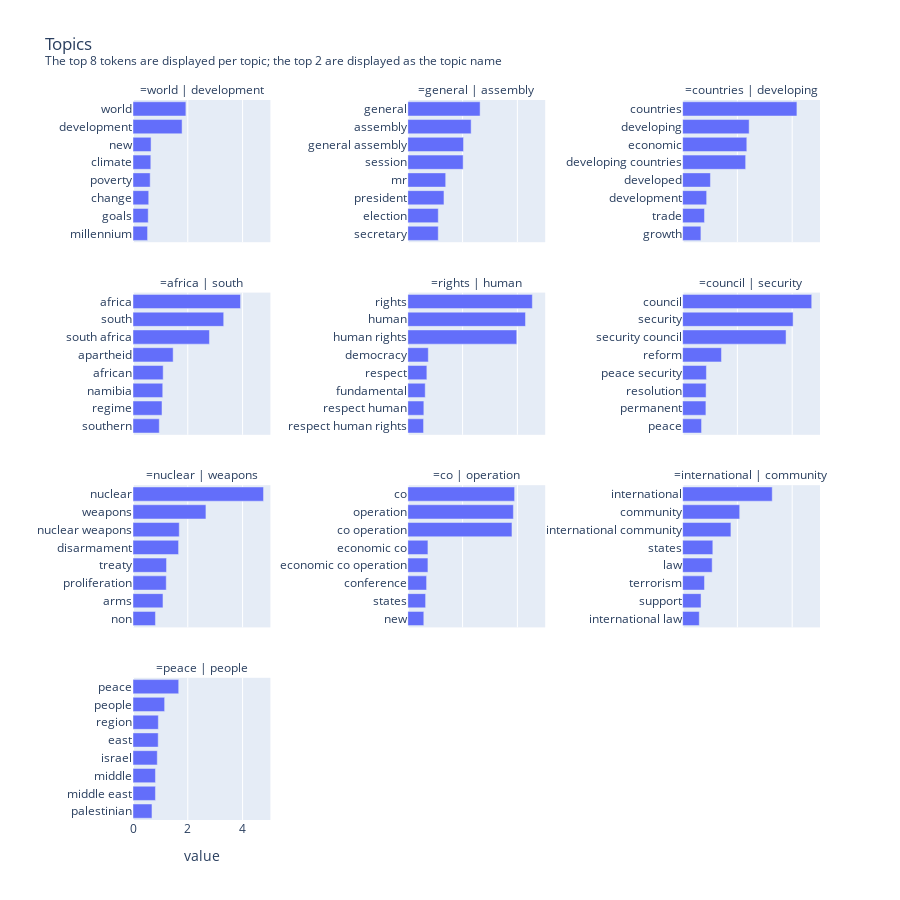

Here is the notebook cell this chart was saved with:
### Code cell
plot_topics(
    model=nmf_model,
    features=feature_names,
    top_n_tokens=8,
    num_tokens_in_label=2
)

### Figure 1 — Plotly figure (JSON) as saved in the notebook; plotly's stock layout.template omitted (floating-point values rounded to 4 significant figures)
{"data": [{"alignmentgroup": "True", "hovertemplate": "=%{y}<br>value=%{x}<extra></extra>", "legendgroup": "", "marker": {"color": "#636efa", "pattern": {"shape": ""}}, "name": "", "offsetgroup": "", "orientation": "h", "showlegend": false, "textposition": "auto", "type": "bar", "x": [1.93, 1.792, 0.6592, 0.6499, 0.6273, 0.5741, 0.5558, 0.532], "xaxis": "x10", "y": ["world", "development", "new", "climate", "poverty", "change", "goals", "millennium"], "yaxis": "y10"}, {"alignmentgroup": "True", "hovertemplate": "=%{y}<br>value=%{x}<extra></extra>", "legendgroup": "", "marker": {"color": "#636efa", "pattern": {"shape": ""}}, "name": "", "offsetgroup": "", "orientation": "h", "showlegend": false, "textposition": "auto", "type": "bar", "x": [2.639, 2.312, 2.035, 2.02, 1.383, 1.32, 1.112, 1.111], "xaxis": "x11", "y": ["general", "assembly", "general assembly", "session", "mr", "president", "election", "secretary"], "yaxis": "y11"}, {"alignmentgroup": "True", "hovertemplate": "=%{y}<br>value=%{x}<extra></extra>", "legendgroup": "", "marker": {"color": "#636efa", "pattern": {"shape": ""}}, "name": "", "offsetgroup": "", "orientation": "h", "showlegend": false, "textposition": "auto", "type": "bar", "x": [4.173, 2.429, 2.344, 2.301, 1.016, 0.8781, 0.7984, 0.668], "xaxis": "x12", "y": ["countries", "developing", "economic", "developing countries", "developed", "development", "trade", "growth"], "yaxis": "y12"}, {"alignmentgroup": "True", "hovertemplate": "=%{y}<br>value=%{x}<extra></extra>", "legendgroup": "", "marker": {"color": "#636efa", "pattern": {"shape": ""}}, "name": "", "offsetgroup": "", "orientation": "h", "showlegend": false, "textposition": "auto", "type": "bar", "x": [3.925, 3.311, 2.79, 1.466, 1.102, 1.086, 1.059, 0.959], "xaxis": "x7", "y": ["africa", "south", "south africa", "apartheid", "african", "namibia", "regime", "southern"], "yaxis": "y7"}, {"alignmentgroup": "True", "hovertemplate": "=%{y}<br>value=%{x}<extra></extra>", "legendgroup": "", "marker": {"color": "#636efa", "pattern": {"shape": ""}}, "name": "", "offsetgroup": "", "orientation": "h", "showlegend": false, "textposition": "auto", "type": "bar", "x": [4.546, 4.296, 3.977, 0.7491, 0.6962, 0.6357, 0.5859, 0.5754], "xaxis": "x8", "y": ["rights", "human", "human rights", "democracy", "respect", "fundamental", "respect human", "respect human rights"], "yaxis": "y8"}, {"alignmentgroup": "True", "hovertemplate": "=%{y}<br>value=%{x}<extra></extra>", "legendgroup": "", "marker": {"color": "#636efa", "pattern": {"shape": ""}}, "name": "", "offsetgroup": "", "orientation": "h", "showlegend": false, "textposition": "auto", "type": "bar", "x": [4.713, 4.034, 3.776, 1.418, 0.8692, 0.8574, 0.8509, 0.6917], "xaxis": "x9", "y": ["council", "security", "security council", "reform", "peace security", "resolution", "permanent", "peace"], "yaxis": "y9"}, {"alignmentgroup": "True", "hovertemplate": "=%{y}<br>value=%{x}<extra></extra>", "legendgroup": "", "marker": {"color": "#636efa", "pattern": {"shape": ""}}, "name": "", "offsetgroup": "", "orientation": "h", "showlegend": false, "textposition": "auto", "type": "bar", "x": [4.765, 2.662, 1.688, 1.664, 1.224, 1.214, 1.095, 0.8194], "xaxis": "x4", "y": ["nuclear", "weapons", "nuclear weapons", "disarmament", "treaty", "proliferation", "arms", "non"], "yaxis": "y4"}, {"alignmentgroup": "True", "hovertemplate": "=%{y}<br>value=%{x}<extra></extra>", "legendgroup": "", "marker": {"color": "#636efa", "pattern": {"shape": ""}}, "name": "", "offsetgroup": "", "orientation": "h", "showlegend": false, "textposition": "auto", "type": "bar", "x": [3.899, 3.854, 3.802, 0.7347, 0.7347, 0.6858, 0.6498, 0.5846], "xaxis": "x5", "y": ["co", "operation", "co operation", "economic co", "economic co operation", "conference", "states", "new"], "yaxis": "y5"}, {"alignmentgroup": "True", "hovertemplate": "=%{y}<br>value=%{x}<extra></extra>", "legendgroup": "", "marker": {"color": "#636efa", "pattern": {"shape": ""}}, "name": "", "offsetgroup": "", "orientation": "h", "showlegend": false, "textposition": "auto", "type": "bar", "x": [3.272, 2.084, 1.764, 1.103, 1.079, 0.7989, 0.6733, 0.6086], "xaxis": "x6", "y": ["international", "community", "international community", "states", "law", "terrorism", "support", "international law"], "yaxis": "y6"}, {"alignmentgroup": "True", "hovertemplate": "=%{y}<br>value=%{x}<extra></extra>", "legendgroup": "", "marker": {"color": "#636efa", "pattern": {"shape": ""}}, "name": "", "offsetgroup": "", "orientation": "h", "showlegend": false, "textposition": "auto", "type": "bar", "x": [1.668, 1.155, 0.9251, 0.92, 0.8858, 0.8199, 0.8195, 0.6929], "xaxis": "x", "y": ["peace", "people", "region", "east", "israel", "middle", "middle east", "palestinian"], "yaxis": "y"}], "layout": {"annotations": [{"font": {}, "showarrow": false, "text": "=peace | people", "x": 0.1, "xanchor": "center", "xref": "paper", "y": 0.1975, "yanchor": "bottom", "yref": "paper"}, {"font": {}, "showarrow": false, "text": "=nuclear | weapons", "x": 0.1, "xanchor": "center", "xref": "paper", "y": 0.465, "yanchor": "bottom", "yref": "paper"}, {"font": {}, "showarrow": false, "text": "=co | operation", "x": 0.5, "xanchor": "center", "xref": "paper", "y": 0.465, "yanchor": "bottom", "yref": "paper"}, {"font": {}, "showarrow": false, "text": "=international | community", "x": 0.9, "xanchor": "center", "xref": "paper", "y": 0.465, "yanchor": "bottom", "yref": "paper"}, {"font": {}, "showarrow": false, "text": "=africa | south", "x": 0.1, "xanchor": "center", "xref": "paper", "y": 0.7325, "yanchor": "bottom", "yref": "paper"}, {"font": {}, "showarrow": false, "text": "=rights | human", "x": 0.5, "xanchor": "center", "xref": "paper", "y": 0.7325, "yanchor": "bottom", "yref": "paper"}, {"font": {}, "showarrow": false, "text": "=council | security", "x": 0.9, "xanchor": "center", "xref": "paper", "y": 0.7325, "yanchor": "bottom", "yref": "paper"}, {"font": {}, "showarrow": false, "text": "=world | development", "x": 0.1, "xanchor": "center", "xref": "paper", "y": 1, "yanchor": "bottom", "yref": "paper"}, {"font": {}, "showarrow": false, "text": "=general | assembly", "x": 0.5, "xanchor": "center", "xref": "paper", "y": 1, "yanchor": "bottom", "yref": "paper"}, {"font": {}, "showarrow": false, "text": "=countries | developing", "x": 0.9, "xanchor": "center", "xref": "paper", "y": 1, "yanchor": "bottom", "yref": "paper"}], "barmode": "relative", "height": 900, "legend": {"tracegroupgap": 0}, "title": {"text": "Topics<br><sup>The top 8 tokens are displayed per topic; the top 2 are displayed as the topic name</sup>"}, "width": 900, "xaxis": {"anchor": "y", "domain": [0, 0.2], "title": {"text": "value"}}, "xaxis10": {"anchor": "y10", "domain": [0, 0.2], "matches": "x", "showticklabels": false}, "xaxis11": {"anchor": "y11", "domain": [0.4, 0.6], "matches": "x", "showticklabels": false}, "xaxis12": {"anchor": "y12", "domain": [0.8, 1], "matches": "x", "showticklabels": false}, "xaxis2": {"anchor": "y2", "domain": [0.4, 0.6], "matches": "x", "title": {"text": "value"}}, "xaxis3": {"anchor": "y3", "domain": [0.8, 1], "matches": "x", "title": {"text": "value"}}, "xaxis4": {"anchor": "y4", "domain": [0, 0.2], "matches": "x", "showticklabels": false}, "xaxis5": {"anchor": "y5", "domain": [0.4, 0.6], "matches": "x", "showticklabels": false}, "xaxis6": {"anchor": "y6", "domain": [0.8, 1], "matches": "x", "showticklabels": false}, "xaxis7": {"anchor": "y7", "domain": [0, 0.2], "matches": "x", "showticklabels": false}, "xaxis8": {"anchor": "y8", "domain": [0.4, 0.6], "matches": "x", "showticklabels": false}, "xaxis9": {"anchor": "y9", "domain": [0.8, 1], "matches": "x", "showticklabels": false}, "yaxis": {"anchor": "x", "autorange": "reversed", "domain": [0, 0.1975], "showticklabels": true, "title": {"text": ""}}, "yaxis10": {"anchor": "x10", "autorange": "reversed", "domain": [0.8025, 1], "showticklabels": true, "title": {"text": ""}}, "yaxis11": {"anchor": "x11", "autorange": "reversed", "domain": [0.8025, 1], "showticklabels": true}, "yaxis12": {"anchor": "x12", "autorange": "reversed", "domain": [0.8025, 1], "showticklabels": true}, "yaxis2": {"anchor": "x2", "autorange": "reversed", "domain": [0, 0.1975], "showticklabels": true}, "yaxis3": {"anchor": "x3", "autorange": "reversed", "domain": [0, 0.1975], "showticklabels": true}, "yaxis4": {"anchor": "x4", "autorange": "reversed", "domain": [0.2675, 0.465], "showticklabels": true, "title": {"text": ""}}, "yaxis5": {"anchor": "x5", "autorange": "reversed", "domain": [0.2675, 0.465], "showticklabels": true}, "yaxis6": {"anchor": "x6", "autorange": "reversed", "domain": [0.2675, 0.465], "showticklabels": true}, "yaxis7": {"anchor": "x7", "autorange": "reversed", "domain": [0.535, 0.7325], "showticklabels": true, "title": {"text": ""}}, "yaxis8": {"anchor": "x8", "autorange": "reversed", "domain": [0.535, 0.7325], "showticklabels": true}, "yaxis9": {"anchor": "x9", "autorange": "reversed", "domain": [0.535, 0.7325], "showticklabels": true}}}
